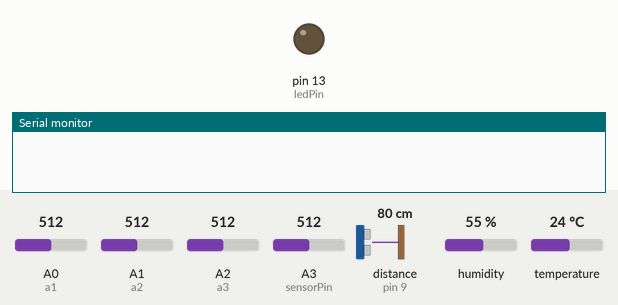
This sketch was run on a simulated Arduino Uno, built with avr-gcc and run on an emulated ATmega328P. Parts: output pins drawn as LEDs (lit = HIGH), the last lines printed to the serial monitor. The test bench sets the inputs (shaded band); at power-on: A0 (a1) = 512, A1 (a2) = 512, A2 (a3) = 512, A3 (sensorPin) = 512, distance to the obstacle (sensor on pin 9) 80 cm, humidity 55 %, temperature 24 °C. The echo pulse lasts 58.3 µs per cm.

Above: at 1.0 s.
At 2.2 s:
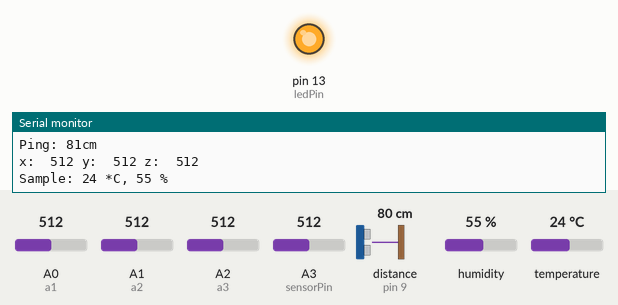
Timing chart, 0 to 6.6 s (numbered marks = the images above):
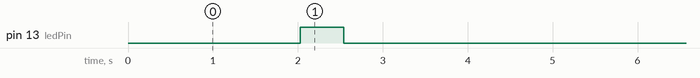

The sketch:

Sensors_Arduino.ino
```cpp
#include <NewPing.h>
#include <SimpleDHT.h>

#define TRIGGER_PIN  8
#define ECHO_PIN     9
#define MAX_DISTANCE 400

NewPing sonar(TRIGGER_PIN, ECHO_PIN, MAX_DISTANCE);

int x, y, z;
int a1 = A0;
int a2 = A1;
int a3 = A2;
int pinDHT11 = 10;
SimpleDHT11 dht11;
int  sensorPin  =  A3;
int  ledPin  =  13;
int  sensorValue =  0;

void setup() {
  Serial.begin(9600); // Open serial monitor at 9600 baud
  pinMode(a1,INPUT);
  pinMode(a2,INPUT);
  pinMode(a3,INPUT);
  pinMode(ledPin,OUTPUT);
}

void loop() {
  //ultrasonic
  delay(2000);
  unsigned int uS = sonar.ping();
  Serial.print("Ping: ");
  Serial.print(uS / US_ROUNDTRIP_CM);
  Serial.println("cm");

  //accelerometer
  x = analogRead(a1);
  y = analogRead(a2);
  z = analogRead(a3);
  Serial.print("x:  ");
  Serial.print(x, DEC);
  Serial.print(" ");
  Serial.print("y:  ");
  Serial.print(y, DEC);
  Serial.print(" ");
  Serial.print("z:  ");
  Serial.println(z, DEC);

  //temp and humidity
  byte temperature = 0;
  byte humidity = 0;
  byte data[40] = {0};
  dht11.read(pinDHT11, &temperature, &humidity, data);

  if(temperature == 0 && humidity == 0) {}
  else{
  Serial.print("Sample: ");
  Serial.print((int)temperature); Serial.print(" *C, ");
  Serial.print((int)humidity); Serial.println(" %");
  }

   //sound
  sensorValue =  analogRead(sensorPin);
  digitalWrite(ledPin,  HIGH);
  delay(sensorValue);
  digitalWrite(ledPin,  LOW);
  delay(sensorValue);
  Serial.print("Sound: ");
  Serial.println(sensorValue,  DEC);

delay(2000);
}
```

Measured:
- by itself, pin 13 (ledPin): alternates HIGH for 0.51 s and LOW for 4.5 s
